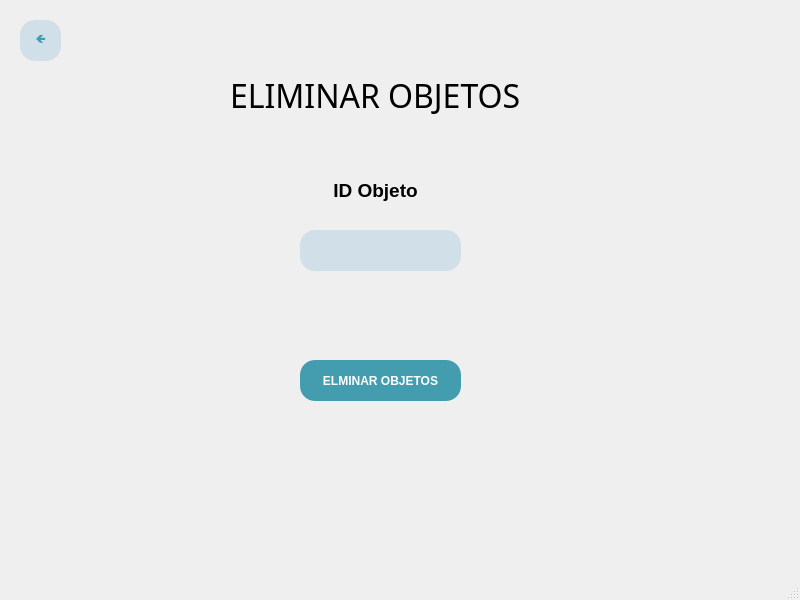
<?xml version="1.0" encoding="UTF-8"?>
<ui version="4.0">
 <class>MainWindow</class>
 <widget class="QMainWindow" name="MainWindow">
  <property name="geometry">
   <rect>
    <x>0</x>
    <y>0</y>
    <width>800</width>
    <height>600</height>
   </rect>
  </property>
  <property name="windowTitle">
   <string>MainWindow</string>
  </property>
  <widget class="QWidget" name="centralwidget">
   <widget class="QPushButton" name="BotonEditarObjeto">
    <property name="geometry">
     <rect>
      <x>300</x>
      <y>360</y>
      <width>161</width>
      <height>41</height>
     </rect>
    </property>
    <property name="palette">
     <palette>
      <active>
       <colorrole role="WindowText">
        <brush brushstyle="SolidPattern">
         <color alpha="255">
          <red>255</red>
          <green>255</green>
          <blue>255</blue>
         </color>
        </brush>
       </colorrole>
       <colorrole role="Button">
        <brush brushstyle="SolidPattern">
         <color alpha="255">
          <red>67</red>
          <green>157</green>
          <blue>175</blue>
         </color>
        </brush>
       </colorrole>
       <colorrole role="Text">
        <brush brushstyle="SolidPattern">
         <color alpha="255">
          <red>255</red>
          <green>255</green>
          <blue>255</blue>
         </color>
        </brush>
       </colorrole>
       <colorrole role="ButtonText">
        <brush brushstyle="SolidPattern">
         <color alpha="255">
          <red>255</red>
          <green>255</green>
          <blue>255</blue>
         </color>
        </brush>
       </colorrole>
       <colorrole role="Base">
        <brush brushstyle="SolidPattern">
         <color alpha="255">
          <red>67</red>
          <green>157</green>
          <blue>175</blue>
         </color>
        </brush>
       </colorrole>
       <colorrole role="Window">
        <brush brushstyle="SolidPattern">
         <color alpha="255">
          <red>67</red>
          <green>157</green>
          <blue>175</blue>
         </color>
        </brush>
       </colorrole>
      </active>
      <inactive>
       <colorrole role="WindowText">
        <brush brushstyle="SolidPattern">
         <color alpha="255">
          <red>255</red>
          <green>255</green>
          <blue>255</blue>
         </color>
        </brush>
       </colorrole>
       <colorrole role="Button">
        <brush brushstyle="SolidPattern">
         <color alpha="255">
          <red>67</red>
          <green>157</green>
          <blue>175</blue>
         </color>
        </brush>
       </colorrole>
       <colorrole role="Text">
        <brush brushstyle="SolidPattern">
         <color alpha="255">
          <red>255</red>
          <green>255</green>
          <blue>255</blue>
         </color>
        </brush>
       </colorrole>
       <colorrole role="ButtonText">
        <brush brushstyle="SolidPattern">
         <color alpha="255">
          <red>255</red>
          <green>255</green>
          <blue>255</blue>
         </color>
        </brush>
       </colorrole>
       <colorrole role="Base">
        <brush brushstyle="SolidPattern">
         <color alpha="255">
          <red>67</red>
          <green>157</green>
          <blue>175</blue>
         </color>
        </brush>
       </colorrole>
       <colorrole role="Window">
        <brush brushstyle="SolidPattern">
         <color alpha="255">
          <red>67</red>
          <green>157</green>
          <blue>175</blue>
         </color>
        </brush>
       </colorrole>
      </inactive>
      <disabled>
       <colorrole role="WindowText">
        <brush brushstyle="SolidPattern">
         <color alpha="255">
          <red>255</red>
          <green>255</green>
          <blue>255</blue>
         </color>
        </brush>
       </colorrole>
       <colorrole role="Button">
        <brush brushstyle="SolidPattern">
         <color alpha="255">
          <red>67</red>
          <green>157</green>
          <blue>175</blue>
         </color>
        </brush>
       </colorrole>
       <colorrole role="Text">
        <brush brushstyle="SolidPattern">
         <color alpha="255">
          <red>255</red>
          <green>255</green>
          <blue>255</blue>
         </color>
        </brush>
       </colorrole>
       <colorrole role="ButtonText">
        <brush brushstyle="SolidPattern">
         <color alpha="255">
          <red>255</red>
          <green>255</green>
          <blue>255</blue>
         </color>
        </brush>
       </colorrole>
       <colorrole role="Base">
        <brush brushstyle="SolidPattern">
         <color alpha="255">
          <red>67</red>
          <green>157</green>
          <blue>175</blue>
         </color>
        </brush>
       </colorrole>
       <colorrole role="Window">
        <brush brushstyle="SolidPattern">
         <color alpha="255">
          <red>67</red>
          <green>157</green>
          <blue>175</blue>
         </color>
        </brush>
       </colorrole>
      </disabled>
     </palette>
    </property>
    <property name="cursor">
     <cursorShape>PointingHandCursor</cursorShape>
    </property>
    <property name="styleSheet">
     <string notr="true">background-color: rgb(67, 157, 175);
color: rgb(255, 255, 255);
font-weight: bold;
font-family: 'Verdana';
border-radius: 15px;</string>
    </property>
    <property name="text">
     <string>ELMINAR OBJETOS</string>
    </property>
   </widget>
   <widget class="QLabel" name="label">
    <property name="geometry">
     <rect>
      <x>270</x>
      <y>170</y>
      <width>211</width>
      <height>41</height>
     </rect>
    </property>
    <property name="text">
     <string>&lt;html&gt;&lt;head/&gt;&lt;body&gt;&lt;p align=&quot;center&quot;&gt;&lt;span style=&quot; font-size:14pt; font-weight:600;&quot;&gt;ID Objeto&lt;/span&gt;&lt;/p&gt;&lt;/body&gt;&lt;/html&gt;</string>
    </property>
   </widget>
   <widget class="QLabel" name="Titulo">
    <property name="geometry">
     <rect>
      <x>230</x>
      <y>50</y>
      <width>311</width>
      <height>91</height>
     </rect>
    </property>
    <property name="font">
     <font>
      <family>Bell MT</family>
      <pointsize>24</pointsize>
      <weight>50</weight>
      <bold>false</bold>
     </font>
    </property>
    <property name="text">
     <string>ELIMINAR OBJETOS</string>
    </property>
   </widget>
   <widget class="QLineEdit" name="IDObjeto_entrada">
    <property name="geometry">
     <rect>
      <x>300</x>
      <y>230</y>
      <width>161</width>
      <height>41</height>
     </rect>
    </property>
    <property name="styleSheet">
     <string notr="true">border-radius: 15px;
background-color: rgb(208, 223, 232);</string>
    </property>
   </widget>
   <widget class="QPushButton" name="BotonAtras">
    <property name="geometry">
     <rect>
      <x>20</x>
      <y>20</y>
      <width>41</width>
      <height>41</height>
     </rect>
    </property>
    <property name="palette">
     <palette>
      <active>
       <colorrole role="WindowText">
        <brush brushstyle="SolidPattern">
         <color alpha="255">
          <red>67</red>
          <green>157</green>
          <blue>175</blue>
         </color>
        </brush>
       </colorrole>
       <colorrole role="Button">
        <brush brushstyle="SolidPattern">
         <color alpha="255">
          <red>208</red>
          <green>223</green>
          <blue>232</blue>
         </color>
        </brush>
       </colorrole>
       <colorrole role="Text">
        <brush brushstyle="SolidPattern">
         <color alpha="255">
          <red>67</red>
          <green>157</green>
          <blue>175</blue>
         </color>
        </brush>
       </colorrole>
       <colorrole role="ButtonText">
        <brush brushstyle="SolidPattern">
         <color alpha="255">
          <red>67</red>
          <green>157</green>
          <blue>175</blue>
         </color>
        </brush>
       </colorrole>
       <colorrole role="Base">
        <brush brushstyle="SolidPattern">
         <color alpha="255">
          <red>208</red>
          <green>223</green>
          <blue>232</blue>
         </color>
        </brush>
       </colorrole>
       <colorrole role="Window">
        <brush brushstyle="SolidPattern">
         <color alpha="255">
          <red>208</red>
          <green>223</green>
          <blue>232</blue>
         </color>
        </brush>
       </colorrole>
      </active>
      <inactive>
       <colorrole role="WindowText">
        <brush brushstyle="SolidPattern">
         <color alpha="255">
          <red>67</red>
          <green>157</green>
          <blue>175</blue>
         </color>
        </brush>
       </colorrole>
       <colorrole role="Button">
        <brush brushstyle="SolidPattern">
         <color alpha="255">
          <red>208</red>
          <green>223</green>
          <blue>232</blue>
         </color>
        </brush>
       </colorrole>
       <colorrole role="Text">
        <brush brushstyle="SolidPattern">
         <color alpha="255">
          <red>67</red>
          <green>157</green>
          <blue>175</blue>
         </color>
        </brush>
       </colorrole>
       <colorrole role="ButtonText">
        <brush brushstyle="SolidPattern">
         <color alpha="255">
          <red>67</red>
          <green>157</green>
          <blue>175</blue>
         </color>
        </brush>
       </colorrole>
       <colorrole role="Base">
        <brush brushstyle="SolidPattern">
         <color alpha="255">
          <red>208</red>
          <green>223</green>
          <blue>232</blue>
         </color>
        </brush>
       </colorrole>
       <colorrole role="Window">
        <brush brushstyle="SolidPattern">
         <color alpha="255">
          <red>208</red>
          <green>223</green>
          <blue>232</blue>
         </color>
        </brush>
       </colorrole>
      </inactive>
      <disabled>
       <colorrole role="WindowText">
        <brush brushstyle="SolidPattern">
         <color alpha="255">
          <red>67</red>
          <green>157</green>
          <blue>175</blue>
         </color>
        </brush>
       </colorrole>
       <colorrole role="Button">
        <brush brushstyle="SolidPattern">
         <color alpha="255">
          <red>208</red>
          <green>223</green>
          <blue>232</blue>
         </color>
        </brush>
       </colorrole>
       <colorrole role="Text">
        <brush brushstyle="SolidPattern">
         <color alpha="255">
          <red>67</red>
          <green>157</green>
          <blue>175</blue>
         </color>
        </brush>
       </colorrole>
       <colorrole role="ButtonText">
        <brush brushstyle="SolidPattern">
         <color alpha="255">
          <red>67</red>
          <green>157</green>
          <blue>175</blue>
         </color>
        </brush>
       </colorrole>
       <colorrole role="Base">
        <brush brushstyle="SolidPattern">
         <color alpha="255">
          <red>208</red>
          <green>223</green>
          <blue>232</blue>
         </color>
        </brush>
       </colorrole>
       <colorrole role="Window">
        <brush brushstyle="SolidPattern">
         <color alpha="255">
          <red>208</red>
          <green>223</green>
          <blue>232</blue>
         </color>
        </brush>
       </colorrole>
      </disabled>
     </palette>
    </property>
    <property name="cursor">
     <cursorShape>PointingHandCursor</cursorShape>
    </property>
    <property name="styleSheet">
     <string notr="true">background-color: rgb(208, 223, 232);
color:rgb(67, 157, 175);
font-weight: bold;
font-family: 'Verdana';
border-radius: 15px;</string>
    </property>
    <property name="text">
     <string>🡸</string>
    </property>
   </widget>
  </widget>
  <widget class="QMenuBar" name="menubar">
   <property name="geometry">
    <rect>
     <x>0</x>
     <y>0</y>
     <width>800</width>
     <height>21</height>
    </rect>
   </property>
  </widget>
  <widget class="QStatusBar" name="statusbar"/>
 </widget>
 <resources/>
 <connections/>
</ui>
